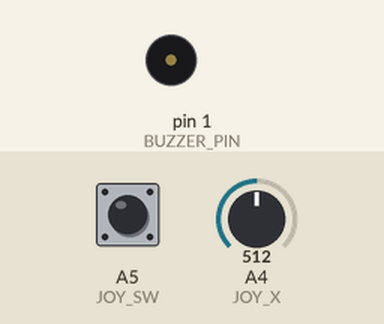
Bench run of a sketch on a simulated Arduino Uno, built with avr-gcc and run on an emulated ATmega328P. Shown: buzzer (waves = sounding, pin HIGH). Inputs (shaded band) come from the test bench; at power-on: A4 (JOY_X) = 512, A5 (JOY_SW) HIGH. Pins used as bus, display or sensor lines are not drawn.

Above: at 0.4 s.
Timing chart, 0 to 13.8 s (numbered marks = the images above):
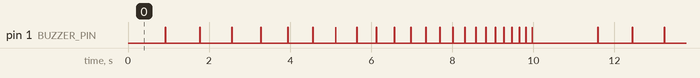

The sketch:

BuzzleChronometer.ino
```cpp
const int ROWS = 8;
const int COLS = 8;

const int row[ROWS] = {
  2,  // fila 1
  3,  // fila 2
  4,  // fila 3
  5,  // fila 4
  6,  // fila 5
  7,  // fila 6
  8,  // fila 7
  9   // fila 8
};

const int col[COLS] = {
  10, // columna 1
  11, // columna 2
  12, // columna 3
  13, // columna 4
  A0, // columna 5
  A1, // columna 6
  A2, // columna 7
  A3  // columna 8
};

const int JOY_X  = A4;
const int JOY_SW = A5;

const int BUZZER_PIN = 1;
const unsigned long TURN_DURATION = 10000UL;
const unsigned long TICK_INTERVAL_START = 1000;
const unsigned long TICK_INTERVAL_END   = 150;

// Estado del tablero:
// 0 = vacío
// 1 = ficha jugador 1 (siempre encendida)
// 2 = ficha jugador 2 (parpadea rápido)
int board[ROWS][COLS];

int cursorCol = 0;
bool joyNeutral = true;
unsigned long lastMoveTime = 0;
const unsigned long MOVE_DELAY = 150;

int lastButtonState = HIGH;
unsigned long lastButtonTime = 0;
const unsigned long BUTTON_DEBOUNCE = 150;

int currentPlayer = 1;

bool isAnimating = false;
int fallingRow = 0;
int fallingCol = 0;
int fallingPlayer = 1;

bool blinkPhase = false;
unsigned long lastBlinkTime = 0;
const unsigned long BLINK_INTERVAL = 80;

bool isWinScreen = false;
int winnerPlayer = 0;

bool winBlinkPhase = false;
unsigned long lastWinBlinkTime = 0;
const unsigned long WIN_BLINK_INTERVAL = 450;

unsigned long turnStartTime = 0;
unsigned long lastTickTime  = 0;

const byte digit1[ROWS] = {
  B00011000,
  B00111000,
  B00011000,
  B00011000,
  B00011000,
  B00011000,
  B00111110,
  B00000000
};

const byte digit2[ROWS] = {
  B00111100,
  B01100110,
  B00000110,
  B00001100,
  B00011000,
  B00110000,
  B01111110,
  B00000000
};

void refreshDisplay();
bool checkWin(int lastRow, int lastCol, int player);
void resetGame();
void playDropSound();
void updateTurnTimer();

void setup() {
  for (int i = 0; i < ROWS; i++) {
    pinMode(row[i], OUTPUT);
    digitalWrite(row[i], HIGH);
  }

  for (int i = 0; i < COLS; i++) {
    pinMode(col[i], OUTPUT);
    digitalWrite(col[i], LOW);
  }

  pinMode(JOY_X, INPUT);
  pinMode(JOY_SW, INPUT_PULLUP);

  pinMode(BUZZER_PIN, OUTPUT);
  digitalWrite(BUZZER_PIN, LOW);

  resetGame();
}

void resetGame() {
  for (int r = 0; r < ROWS; r++) {
    for (int c = 0; c < COLS; c++) {
      board[r][c] = 0;
    }
  }
  currentPlayer = 1;
  cursorCol = 0;
  isAnimating = false;
  isWinScreen = false;
  winnerPlayer = 0;

  digitalWrite(BUZZER_PIN, LOW);

  turnStartTime = millis();
  lastTickTime  = turnStartTime;
}

void playDropSound() {
  digitalWrite(BUZZER_PIN, HIGH);
  delay(5);
  digitalWrite(BUZZER_PIN, LOW);
}

void updateBlink() {
  unsigned long now = millis();
  if (now - lastBlinkTime >= BLINK_INTERVAL) {
    lastBlinkTime = now;
    blinkPhase = !blinkPhase;
  }
}

void updateWinBlink() {
  unsigned long now = millis();
  if (now - lastWinBlinkTime >= WIN_BLINK_INTERVAL) {
    lastWinBlinkTime = now;
    winBlinkPhase = !winBlinkPhase;
  }
}

void updateTurnTimer() {
  if (isWinScreen || isAnimating) {
    return;
  }

  unsigned long now = millis();
  unsigned long elapsed = now - turnStartTime;

  if (elapsed >= TURN_DURATION) {
    if (!isAnimating) {
      tryDropPiece();
    }
    return;
  }

  float frac = (float)elapsed / (float)TURN_DURATION;
  if (frac < 0.0f) frac = 0.0f;
  if (frac > 1.0f) frac = 1.0f;

  unsigned long currentInterval = TICK_INTERVAL_START -
    (unsigned long)((TICK_INTERVAL_START - TICK_INTERVAL_END) * frac);

  if (now - lastTickTime >= currentInterval) {
    lastTickTime = now;

    digitalWrite(BUZZER_PIN, HIGH);
    delay(10);
    digitalWrite(BUZZER_PIN, LOW);
  }
}

void updateJoystick() {
  if (isAnimating || isWinScreen) return;

  int x = analogRead(JOY_X);
  unsigned long now = millis();

  bool left  = (x < 400);
  bool right = (x > 600);

  if ((left || right) && (joyNeutral || now - lastMoveTime > MOVE_DELAY)) {
    if (left && cursorCol > 0) {
      cursorCol--;
    } else if (right && cursorCol < COLS - 1) {
      cursorCol++;
    }
    lastMoveTime = now;
    joyNeutral = false;
  }

  if (x >= 450 && x <= 570) {
    joyNeutral = true;
  }
}

bool checkWin(int lastRow, int lastCol, int player) {
  if (player == 0) return false;

  const int dirs[4][2] = {
    {0, 1},
    {1, 0},
    {1, 1},
    {1, -1}
  };

  for (int d = 0; d < 4; d++) {
    int dr = dirs[d][0];
    int dc = dirs[d][1];

    int count = 1;

    int r = lastRow + dr;
    int c = lastCol + dc;
    while (r >= 0 && r < ROWS && c >= 0 && c < COLS && board[r][c] == player) {
      count++;
      r += dr;
      c += dc;
    }

    r = lastRow - dr;
    c = lastCol - dc;
    while (r >= 0 && r < ROWS && c >= 0 && c < COLS && board[r][c] == player) {
      count++;
      r -= dr;
      c -= dc;
    }

    if (count >= 4) {
      return true;
    }
  }

  return false;
}

void animateDrop(int colIndex, int destRow) {
  isAnimating = true;
  fallingCol = colIndex;
  fallingPlayer = currentPlayer;

  for (int r = 0; r <= destRow; r++) {
    fallingRow = r;

    for (int k = 0; k < 40; k++) {
      if (!isWinScreen) {
        updateBlink();
      }
      refreshDisplay();
      delay(2);
    }
  }

  board[destRow][colIndex] = fallingPlayer;
  isAnimating = false;

  playDropSound();

  if (checkWin(destRow, colIndex, fallingPlayer)) {
    winnerPlayer = fallingPlayer;
    isWinScreen = true;
    winBlinkPhase = true;
    lastWinBlinkTime = millis();
    return;
  }

  currentPlayer = (currentPlayer == 1) ? 2 : 1;

  cursorCol = 0;

  turnStartTime = millis();
  lastTickTime  = turnStartTime;
}

void tryDropPiece() {
  if (isAnimating || isWinScreen) return;

  int c = cursorCol;

  int destRow = -1;
  for (int r = ROWS - 1; r >= 0; r--) {
    if (board[r][c] == 0) {
      destRow = r;
      break;
    }
  }

  if (destRow == -1) {
    return;
  }

  animateDrop(c, destRow);
}

void updateButton() {
  unsigned long now = millis();
  int state = digitalRead(JOY_SW);

  if (state != lastButtonState && (now - lastButtonTime) > BUTTON_DEBOUNCE) {
    lastButtonTime = now;

    if (state == LOW) {
      if (isWinScreen) {
        resetGame();
      } else {
        tryDropPiece();
      }
    }

    lastButtonState = state;
  }
}

void refreshDisplay() {
  static int currentRowScan = 0;

  digitalWrite(row[currentRowScan], HIGH);

  currentRowScan++;
  if (currentRowScan >= ROWS) currentRowScan = 0;

  if (isWinScreen && winnerPlayer != 0) {
    for (int c = 0; c < COLS; c++) {
      bool ledOn = false;

      if (winBlinkPhase) {
        byte patternRow;
        if (winnerPlayer == 1) {
          patternRow = digit1[currentRowScan];
        } else {
          patternRow = digit2[currentRowScan];
        }
        int bitIndex = 7 - c;
        ledOn = (patternRow & (1 << bitIndex)) != 0;
      }

      digitalWrite(col[c], ledOn ? HIGH : LOW);
    }

    digitalWrite(row[currentRowScan], LOW);
    return;
  }

  for (int c = 0; c < COLS; c++) {
    bool ledOn = false;

    if (board[currentRowScan][c] == 1) {
      ledOn = true;
    } else if (board[currentRowScan][c] == 2) {
      ledOn = blinkPhase;
    }

    if (isAnimating && currentRowScan == fallingRow && c == fallingCol) {
      if (fallingPlayer == 1) {
        ledOn = true;
      } else if (fallingPlayer == 2) {
        ledOn = blinkPhase;
      }
    }

    if (!isAnimating && !isWinScreen && currentRowScan == 0 && c == cursorCol) {
      if (currentPlayer == 1) {
        ledOn = true;
      } else {
        ledOn = blinkPhase;
      }
    }

    digitalWrite(col[c], ledOn ? HIGH : LOW);
  }

  digitalWrite(row[currentRowScan], LOW);
}

void loop() {
  if (isWinScreen) {
    updateWinBlink();
    updateButton();
    refreshDisplay();
  } else {
    updateBlink();
    updateTurnTimer();
    updateJoystick();
    updateButton();
    refreshDisplay();
  }
}
```

Measured:
- by itself, pin 1 (BUZZER_PIN): moves between LOW and HIGH, repeating every 10.6 s
- by itself, everything shown: repeats every 10.6 s, in 36 steps
